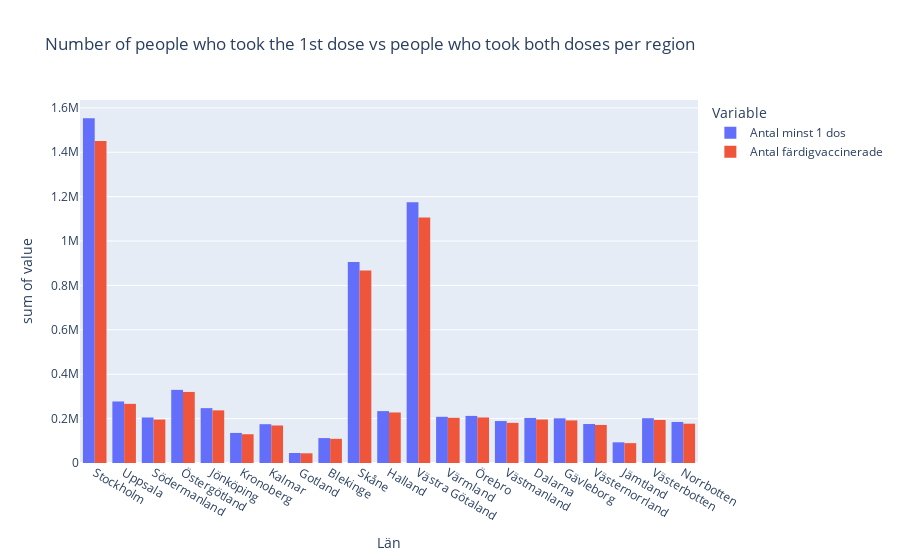

Source (notebook cell):
### Markdown cell above
- f) Rita ett stapeldiagram med län i x-axeln och staplar för befolkning > 16år, antal minst 1 dos och antal
färdigvaccinerade.

### Code cell
vaccin_older_than_16 = vaccin[vaccin["Ålder"]!="16-17"]

fig = px.histogram(data_frame=vaccin_older_than_16,
                    x="Län_namn",
                    y=["Antal minst 1 dos","Antal färdigvaccinerade"],
                    barmode= "group",
                    labels = {"variable":"Variable",
                                "sum of value":"Amount of people",
                                "Län_namn":"Län",
                                "Antal minst 1 dos":"People who took at least 1 dose", 
                                "Antal färdigvaccinerade":"People who took both doses"},
                    title = "Number of people who took the 1st dose vs people who took both doses per region"
                    )

fig.show()

fig.write_html("Visualiseringar/Upp2_f_Number_of_people_who_took_the_1st_dose_vs_people_who_took_both_doses_per_region.html")

### Figure 1 — Plotly figure (JSON) as saved in the notebook; plotly's stock layout.template omitted (floating-point values rounded to 4 significant figures; data arrays with more than 128 entries replaced by an {"elided": "..."} marker saying what was removed)
{"data": [{"alignmentgroup": "True", "bingroup": "x", "histfunc": "sum", "hovertemplate": "Variable=Antal minst 1 dos<br>Län=%{x}<br>sum of value=%{y}<extra></extra>", "legendgroup": "Antal minst 1 dos", "marker": {"color": "#636efa", "pattern": {"shape": ""}}, "name": "Antal minst 1 dos", "offsetgroup": "Antal minst 1 dos", "orientation": "v", "showlegend": true, "type": "histogram", "x": {"elided": "2320 str values"}, "xaxis": "x", "y": {"elided": "2320 int values"}, "yaxis": "y"}, {"alignmentgroup": "True", "bingroup": "x", "histfunc": "sum", "hovertemplate": "Variable=Antal färdigvaccinerade<br>Län=%{x}<br>sum of value=%{y}<extra></extra>", "legendgroup": "Antal färdigvaccinerade", "marker": {"color": "#EF553B", "pattern": {"shape": ""}}, "name": "Antal färdigvaccinerade", "offsetgroup": "Antal färdigvaccinerade", "orientation": "v", "showlegend": true, "type": "histogram", "x": {"elided": "2320 str values"}, "xaxis": "x", "y": {"elided": "2320 int values"}, "yaxis": "y"}], "layout": {"barmode": "group", "legend": {"title": {"text": "Variable"}, "tracegroupgap": 0}, "title": {"text": "Number of people who took the 1st dose vs people who took both doses per region"}, "xaxis": {"anchor": "y", "domain": [0, 1], "title": {"text": "Län"}}, "yaxis": {"anchor": "x", "domain": [0, 1], "title": {"text": "sum of value"}}}}
